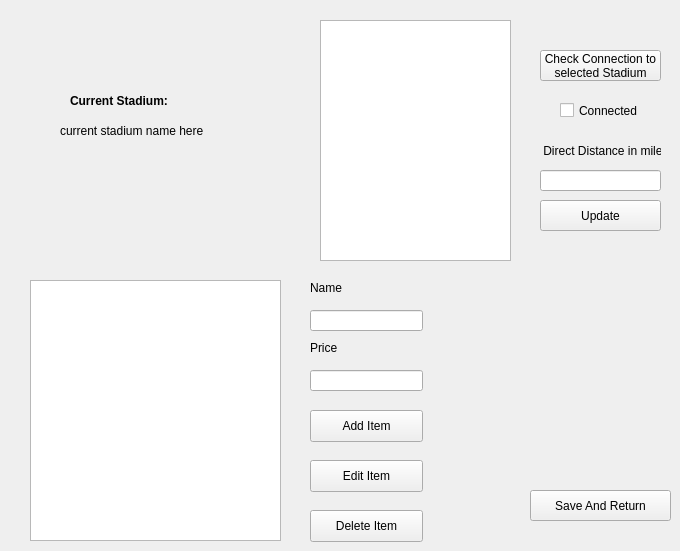
    <widget class="QWidget" name="MerchandiseEdit">
     <widget class="QPushButton" name="delete_2">
      <property name="geometry">
       <rect>
        <x>310</x>
        <y>510</y>
        <width>113</width>
        <height>32</height>
       </rect>
      </property>
      <property name="text">
       <string>Delete Item</string>
      </property>
     </widget>
     <widget class="QPushButton" name="add">
      <property name="geometry">
       <rect>
        <x>310</x>
        <y>410</y>
        <width>113</width>
        <height>32</height>
       </rect>
      </property>
      <property name="text">
       <string>Add Item</string>
      </property>
     </widget>
     <widget class="QPushButton" name="edit">
      <property name="geometry">
       <rect>
        <x>310</x>
        <y>460</y>
        <width>113</width>
        <height>32</height>
       </rect>
      </property>
      <property name="text">
       <string>Edit Item</string>
      </property>
     </widget>
     <widget class="QLabel" name="name">
      <property name="geometry">
       <rect>
        <x>310</x>
        <y>280</y>
        <width>61</width>
        <height>16</height>
       </rect>
      </property>
      <property name="text">
       <string>Name</string>
      </property>
     </widget>
     <widget class="QLabel" name="price">
      <property name="geometry">
       <rect>
        <x>310</x>
        <y>340</y>
        <width>61</width>
        <height>16</height>
       </rect>
      </property>
      <property name="text">
       <string>Price</string>
      </property>
     </widget>
     <widget class="QLineEdit" name="newName">
      <property name="geometry">
       <rect>
        <x>310</x>
        <y>310</y>
        <width>113</width>
        <height>21</height>
       </rect>
      </property>
     </widget>
     <widget class="QTableWidget" name="merchList">
      <property name="geometry">
       <rect>
        <x>30</x>
        <y>280</y>
        <width>251</width>
        <height>261</height>
       </rect>
      </property>
     </widget>
     <widget class="QLineEdit" name="newPrice">
      <property name="geometry">
       <rect>
        <x>310</x>
        <y>370</y>
        <width>113</width>
        <height>21</height>
       </rect>
      </property>
     </widget>
     <widget class="QListWidget" name="distList">
      <property name="geometry">
       <rect>
        <x>320</x>
        <y>20</y>
        <width>191</width>
        <height>241</height>
       </rect>
      </property>
      <property name="editTriggers">
       <set>QAbstractItemView::NoEditTriggers</set>
      </property>
      <property name="alternatingRowColors">
       <bool>true</bool>
      </property>
      <property name="currentRow">
       <number>-1</number>
      </property>
     </widget>
     <widget class="QLineEdit" name="DirectDist">
      <property name="geometry">
       <rect>
        <x>540</x>
        <y>170</y>
        <width>121</width>
        <height>21</height>
       </rect>
      </property>
     </widget>
     <widget class="QPushButton" name="CheckConnection">
      <property name="geometry">
       <rect>
        <x>540</x>
        <y>50</y>
        <width>121</width>
        <height>31</height>
       </rect>
      </property>
      <property name="text">
       <string>Check Connection to
selected Stadium</string>
      </property>
     </widget>
     <widget class="QLabel" name="label_8">
      <property name="geometry">
       <rect>
        <x>540</x>
        <y>140</y>
        <width>121</width>
        <height>21</height>
       </rect>
      </property>
      <property name="text">
       <string> Direct Distance in miles:</string>
      </property>
     </widget>
     <widget class="QCheckBox" name="ConNoCon">
      <property name="geometry">
       <rect>
        <x>560</x>
        <y>100</y>
        <width>81</width>
        <height>21</height>
       </rect>
      </property>
      <property name="text">
       <string>Connected</string>
      </property>
     </widget>
     <widget class="QPushButton" name="UpdateDistance">
      <property name="geometry">
       <rect>
        <x>540</x>
        <y>200</y>
        <width>121</width>
        <height>31</height>
       </rect>
      </property>
      <property name="text">
       <string>Update</string>
      </property>
     </widget>
     <widget class="QPushButton" name="SaveAndBack">
      <property name="geometry">
       <rect>
        <x>530</x>
        <y>490</y>
        <width>141</width>
        <height>31</height>
       </rect>
      </property>
      <property name="text">
       <string>Save And Return</string>
      </property>
     </widget>
     <widget class="QLabel" name="editinglabel">
      <property name="geometry">
       <rect>
        <x>60</x>
        <y>120</y>
        <width>171</width>
        <height>21</height>
       </rect>
      </property>
      <property name="text">
       <string>current stadium name here</string>
      </property>
     </widget>
     <widget class="QLabel" name="label_10">
      <property name="geometry">
       <rect>
        <x>70</x>
        <y>90</y>
        <width>111</width>
        <height>21</height>
       </rect>
      </property>
      <property name="font">
       <font>
        <weight>75</weight>
        <bold>true</bold>
       </font>
      </property>
      <property name="text">
       <string>Current Stadium:</string>
      </property>
     </widget>
    </widget>
